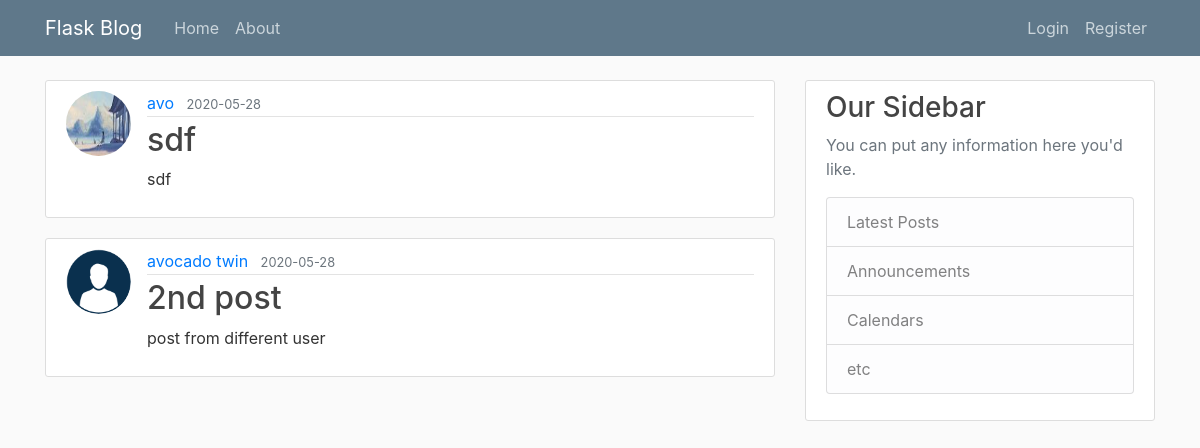
Page /home on the earlier database version.
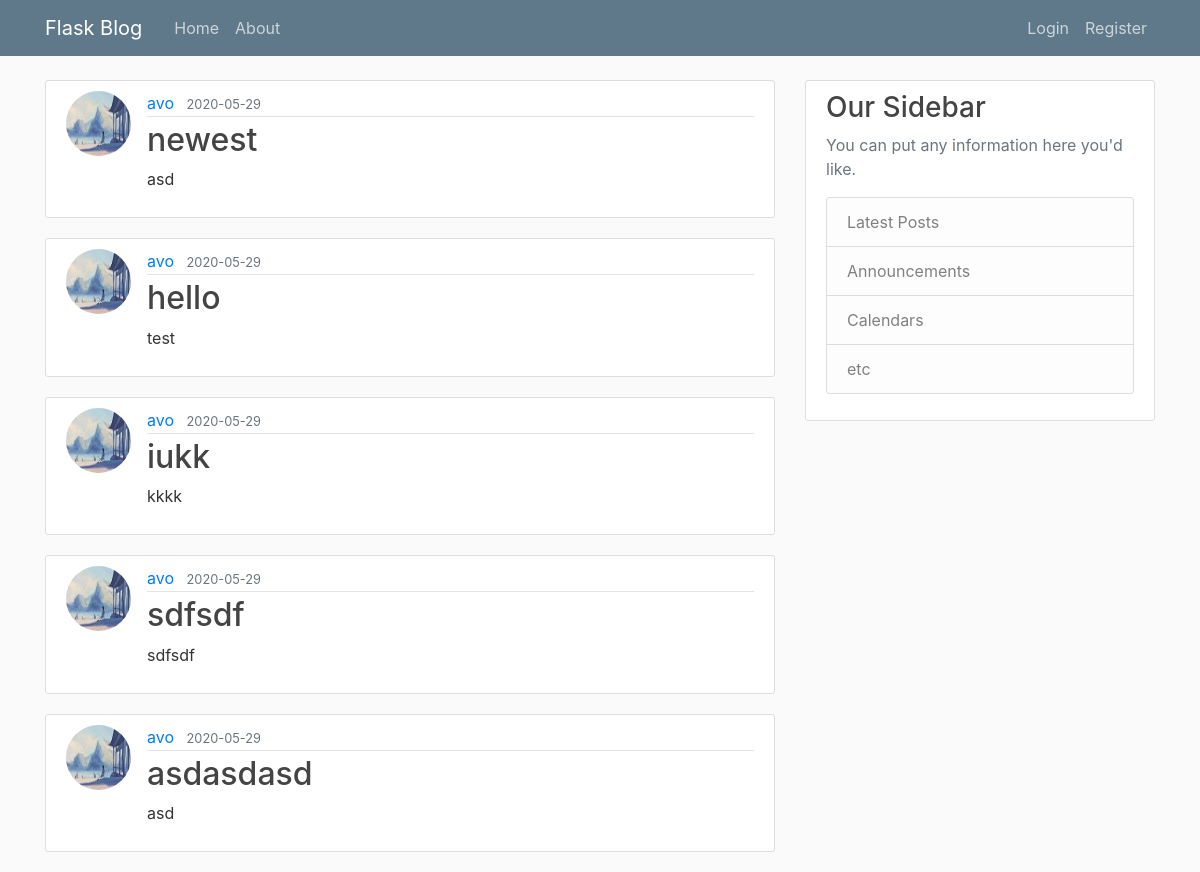
Same page on the later database version.
### flaskblog/models.py (models this page shows, shortened)
class Post(db.Model):
	id = db.Column(db.Integer, primary_key =True)
	title = db.Column(db.String(100), nullable = False)
	date_posted = db.Column(db.DateTime, nullable = False, default = datetime.utcnow)
	content = db.Column(db.Text, nullable = False)
	user_id = db.Column(db.Integer, db.ForeignKey('user.id'), nullable =False)

class User(db.Model, UserMixin):
	id = db.Column(db.Integer, primary_key =True)
	username = db.Column(db.String(20), unique = True, nullable = False)
	email = db.Column(db.String(120), unique = True, nullable = False)
	image_file = db.Column(db.String(20), nullable = False, default = 'default.jpg')
	password = db.Column(db.String(60), nullable = False)
	posts = db.relationship('Post', backref='author', lazy = True)

### flaskblog/routes.py (the view)
@app.route('/')
@app.route('/home')
def home():
	page = request.args.get('page', 1, type = int )
	posts = Post.query.order_by(Post.date_posted.desc()).paginate(page = page, per_page = 5)
	return render_template('home.html', posts= posts)

### flaskblog/templates/home.html
{% extends "layout.html"%}
{% block content%}
	{%for post in posts %}
		<article class="media content-section">
			<img class ="rounded-circle article-img" src ="{{url_for('static', filename ='profile_pics/' + post.author.image_file)}}">
		  <div class="media-body">
		    <div class="article-metadata">
		      <a class="mr-2" href="#">{{ post.author.username }}</a>
		      <small class="text-muted">{{ post.date_posted.strftime('%Y-%m-%d')}}</small>
		    </div>
		    <h2><a class="article-title" href= "{{ url_for('post', post_id = post.id )}}">{{ post.title }}</a></h2>
		    <p class="article-content">{{ post.content }}</p>
		  </div>
		</article>
	{%endfor%}
{% endblock content%}

Differences in the rows shown:
no longer on this page (row unchanged): Post: image_file (picture), author.username "avo", date_posted "2020-05-28", title "sdf", content "sdf"
no longer on this page (row unchanged): Post: image_file (placeholder picture), author.username "avocado twin", date_posted "2020-05-28", title "2nd post", content "post from different user"
added Post: image_file (picture), author.username "avo", date_posted "2020-05-29", title "newest", content "asd"
added Post: image_file (picture), author.username "avo", date_posted "2020-05-29", title "hello", content "test"
added Post: image_file (picture), author.username "avo", date_posted "2020-05-29", title "iukk", content "kkkk"
added Post: image_file (picture), author.username "avo", date_posted "2020-05-29", title "sdfsdf", content "sdfsdf"
added Post: image_file (picture), author.username "avo", date_posted "2020-05-29", title "asdasdasd", content "asd"
